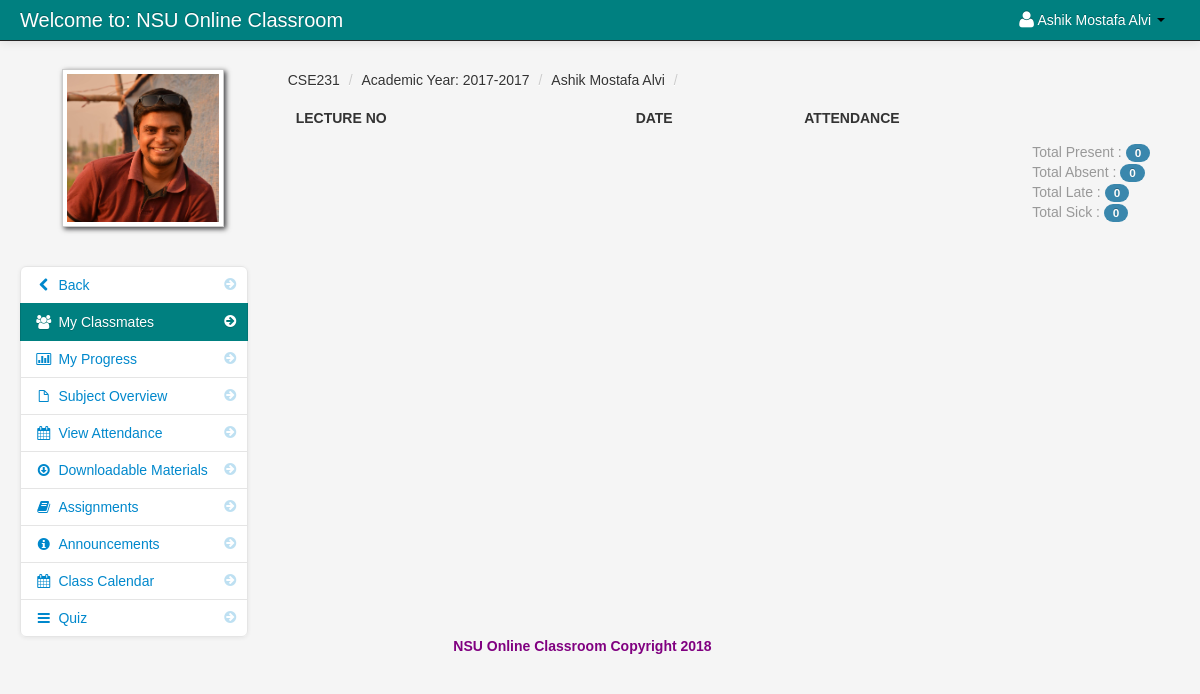
The app's page /student_attendance.php?id=21 (signed in) with its own data.
### tables this page shows
CREATE TABLE `student` (
  `student_id` int(11) NOT NULL,
  `firstname` varchar(100) NOT NULL,
  `lastname` varchar(100) NOT NULL,
  `class_id` int(11) NOT NULL,
  `username` varchar(100) NOT NULL,
  `password` varchar(100) NOT NULL,
  `email` varchar(100) NOT NULL,
  `contact_number` int(12) NOT NULL,
  `location` varchar(100) NOT NULL,
  `status` varchar(100) NOT NULL
);

CREATE TABLE `teacher_class_student` (
  `teacher_class_student_id` int(11) NOT NULL,
  `teacher_class_id` int(11) NOT NULL,
  `student_id` int(11) NOT NULL,
  `teacher_id` int(11) NOT NULL,
  `Present` int(30) NOT NULL DEFAULT '0',
  `Absent` int(30) NOT NULL DEFAULT '0',
  `Late` int(30) NOT NULL DEFAULT '0',
  `Sick` int(30) NOT NULL DEFAULT '0'
);

CREATE TABLE `class` (
  `class_id` int(11) NOT NULL,
  `class_name` varchar(100) NOT NULL
);

CREATE TABLE `teacher_class` (
  `teacher_class_id` int(11) NOT NULL,
  `teacher_id` int(11) NOT NULL,
  `class_id` int(11) NOT NULL,
  `semester` varchar(100) NOT NULL,
  `thumbnails` varchar(100) NOT NULL,
  `school_year` varchar(100) NOT NULL,
  `class_title` varchar(100) NOT NULL,
  `description` longtext NOT NULL,
  `Credit` int(11) NOT NULL,
  `Pre_req` varchar(100) NOT NULL
);

### session.php (called while the page is built, shortened)
<?php
$session_id=$_SESSION['id'];
?>

### student_attendance.php (the view, shortened to what this page needs)
<?php include('header_dashboard.php'); ?>
<?php include('session.php'); ?>
<?php $get_id = $_GET['id']; ?>
    <body>
		<?php include('navbar_student.php'); ?>
        <div class="container-fluid">
            <div class="row-fluid">
				<?php include('my_classmates_link.php'); ?>
                <div class="span9" id="content">
                     <div class="row-fluid">
					<?php $query = mysql_query("select * from teacher_class_student
					LEFT JOIN teacher_class ON teacher_class.teacher_class_id = teacher_class_student.teacher_class_id
					JOIN class ON class.class_id = teacher_class.class_id
					where student_id = '$session_id'
					")or die(mysql_error());
					$row = mysql_fetch_array($query);
					$st_id = $row['student_id'];
					$p = $row['Present'];
					$a = $row['Absent'];
					$l = $row['Late'];
					$s = $row['Sick'];
					$query1 = mysql_query("select * from student where student_id = '$st_id'")or die(mysql_error());
					$row1 = mysql_fetch_array($query1);
					$spc = " ";
					?>
					     <ul class="breadcrumb">
							<li><a href="#"><?php echo $row['class_name']; ?></a> <span class="divider">/</span></li>
							<li><a href="#">Academic Year: <?php echo $row['school_year']; ?></a> <span class="divider">/</span></li>
							<li><a href="#"><?php echo $row1['firstname'],$spc,$row1['lastname']; ?></a> <span class="divider">/</span></li>
						</ul>
						<table cellpadding="0" cellspacing="0" border="0" class="table" id="">
							<thead>
								<tr>
									<th>Lecture No</th>
									<th>Date</th>
									<th>Attendance</th>
								</tr>
							</thead>
						</table>
						<div id="" class="muted pull-right">
								Total Present : <span class="badge badge-info"><?php echo $p; ?></span></br>
								Total Absent  : <span class="badge badge-info"><?php echo $a; ?></span></br>
								Total Late    : <span class="badge badge-info"><?php echo $l; ?></span></br>
								Total Sick    : <span class="badge badge-info"><?php echo $s; ?></span>
						</div>
                    </div>
                </div>
            </div>
		<?php include('footer.php'); ?>
        </div>
		<?php include('script.php'); ?>
    </body>
</html>

### navbar_student.php (shortened to what this page needs)
<div class="navbar navbar-fixed-top navbar-inverse">
        <div class="navbar-inner">
            <div class="container-fluid">
                <a class="brand" href="#">Welcome to: NSU Online Classroom</a>
					<div class="nav-collapse collapse">
						<ul class="nav pull-right">
							<?php $query= mysql_query("select * from student where student_id = '$session_id'")or die(mysql_error());
									$row = mysql_fetch_array($query);
							?>
							<li class="dropdown">
								<a href="#" role="button" class="dropdown-toggle" data-toggle="dropdown"> <i class="icon-user icon-large"></i><?php echo $row['firstname']." ".$row['lastname'];  ?> <i class="caret"></i></a>
							</li>
						</ul>
					</div>
            </div>
        </div>
</div>

### my_classmates_link.php
<div class="span3" id="sidebar">
	<img id="avatar" src="admin/<?php echo $row['location']; ?>" class="img-polaroid">
		<ul class="nav nav-list bs-docs-sidenav nav-collapse collapse">
				<li class=""><a href="dashboard_student.php"><i class="icon-chevron-right"></i><i class="icon-chevron-left"></i>&nbsp;Back</a></li>
				<li class="active"><a href="my_classmates.php<?php echo '?id='.$get_id; ?>"><i class="icon-chevron-right"></i><i class="icon-group"></i>&nbsp;My Classmates</a></li>
				<li class=""><a href="progress.php<?php echo '?id='.$get_id; ?>"><i class="icon-chevron-right"></i><i class="icon-bar-chart"></i>&nbsp;My Progress</a></li>
				<li class=""><a href="subject_overview_student.php<?php echo '?id='.$get_id; ?>"><i class="icon-chevron-right"></i><i class="icon-file"></i>&nbsp;Subject Overview</a></li>
				<li class=""><a href="student_attendance.php<?php echo '?id='.$get_id; ?>"><i class="icon-chevron-right"></i><i class="icon-calendar"></i>&nbsp;View Attendance</a></li>
				<li class=""><a href="downloadable_student.php<?php echo '?id='.$get_id; ?>"><i class="icon-chevron-right"></i><i class="icon-download"></i>&nbsp;Downloadable Materials</a></li>
				<li class=""><a href="assignment_student.php<?php echo '?id='.$get_id; ?>"><i class="icon-chevron-right"></i><i class="icon-book"></i>&nbsp;Assignments</a></li>
				<li class=""><a href="announcements_student.php<?php echo '?id='.$get_id; ?>"><i class="icon-chevron-right"></i><i class="icon-info-sign"></i>&nbsp;Announcements</a></li>
				<li class=""><a href="class_calendar_student.php<?php echo '?id='.$get_id; ?>"><i class="icon-chevron-right"></i><i class="icon-calendar"></i>&nbsp;Class Calendar</a></li>
				<li class=""><a href="student_quiz_list.php<?php echo '?id='.$get_id; ?>"><i class="icon-chevron-right"></i><i class="icon-reorder"></i>&nbsp;Quiz</a></li>
		</ul>
</div>

### admin/assets/styles.css (style rules this page uses)
body { padding-top: 60px; padding-bottom: 40px; background-color: #f5f5f5; }
#content { margin-left:0px; }
.breadcrumb { margin: 0 0 0px; padding: 10px 0px; background-color: transparent; }
.bs-docs-sidenav { max-width: 228px; margin: 30px 0 0; padding: 0; background-color: #fff; -webkit-border-radius: 6px; -moz-border-radius: 6px; border-radius: 6px; -webkit-box-shadow: 0 1px 4px rgba(0,0,0,.065); -moz-box-shadow: 0 1px 4px rgba(0,0,0,.065); box-shadow: 0 1px 4px rgba(0,0,0,.065); }
.bs-docs-sidenav > li > a { display: block; width: 190px \9; margin: 0 0 -1px; padding: 8px 14px; border: 1px solid #e5e5e5; }
.bs-docs-sidenav > li:first-child > a { -webkit-border-radius: 6px 6px 0 0; -moz-border-radius: 6px 6px 0 0; border-radius: 6px 6px 0 0; }
.bs-docs-sidenav > li:last-child > a { -webkit-border-radius: 0 0 6px 6px; -moz-border-radius: 0 0 6px 6px; border-radius: 0 0 6px 6px; }
.bs-docs-sidenav > .active > a { position: relative; z-index: 2; padding: 9px 15px; border: 0; text-shadow: 0 1px 0 rgba(0,0,0,.15); -webkit-box-shadow: inset 1px 0 0 rgba(0,0,0,.1), inset -1px 0 0 rgba(0,0,0,.1); -moz-box-shadow: inset 1px 0 0 rgba(0,0,0,.1), inset -1px 0 0 rgba(0,0,0,.1); box-shadow: inset 1px 0 0 rgba(0,0,0,.1), inset -1px 0 0 rgba(0,0,0,.1); }
.bs-docs-sidenav .icon-chevron-right { float: right; margin-top: 2px; margin-right: -6px; opacity: .25; }
.bs-docs-sidenav .active .icon-chevron-right, .bs-docs-sidenav .active a:hover .icon-chevron-right { opacity: 1; }

### records on screen
student: firstname "Ashik Mostafa", lastname "Alvi", location (picture)
teacher_class_student: class.class_name "CSE231", teacher_class.school_year "2017-2017", Present "0", Absent "0", Late "0", Sick "0"
